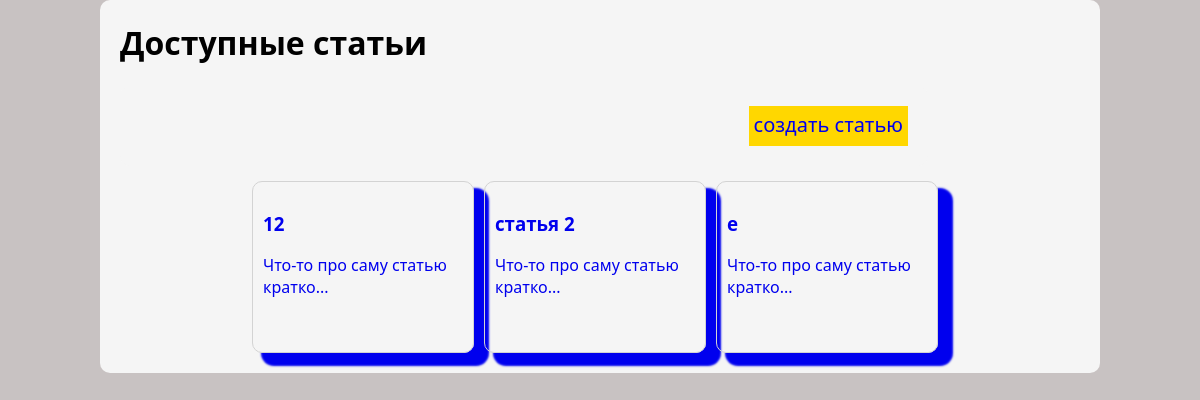
The page /index on the database as committed earlier.
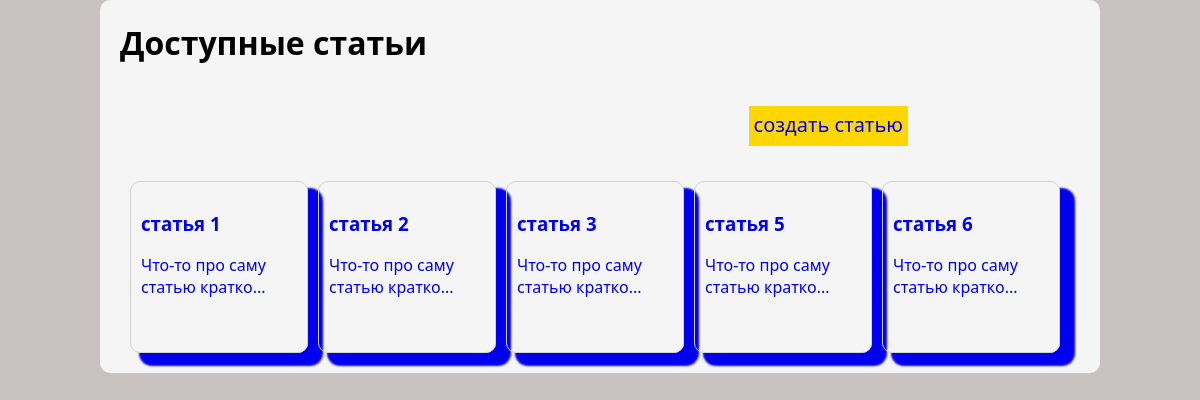
The same page on the database as committed later.
### tables this page shows
CREATE TABLE articles (
             id INTEGER PRIMARY KEY AUTOINCREMENT,
             title TEXT NOT NULL,
             content TEXT NOT NULL,
             filename TEXT,
             anotation TEXT NOT NULL,
             views INTEGER
);

### app.py (the view)
@app.route("/")
@app.route("/index")
def index():
    articles = Database.get_all_articles()
    count_in_group = 5
    groups = []
    for i in range(0,len(articles),count_in_group):
        groups.append(articles[i:i + count_in_group])
    return render_template("index.html",groups=groups)

### database.py (called while the page is built)
     @staticmethod
     def fetchall(sql_code: str,params: tuple =()):
         conn = sqlite3.connect(Database.db_path)
         cursor = conn.cursor()
         cursor.execute(sql_code,params)
         return cursor.fetchall()

     @staticmethod
     def get_all_articles():
        articles = []
        for (id,title,content,image,anotation,views) in Database.fetchall(
            "SELECT * FROM articles"):
            articles.append(Article(title=title,
                                    content=content,
                                    anotation=anotation,
                                    image=image,
                                    views=views,
                                    id=id))
        return articles

### templates/index.html (shortened to what this page needs)
<!DOCTYPE html>
<html lang="en">
<head>
    <link rel="stylesheet" href="{{ url_for('static', filename='css/style.css') }}">
    <link rel="stylesheet" href="{{ url_for('static', filename='css/article_table.css') }}">
</head>
<body>
    <div class="article_list">
        <h1>Доступные статьи</h1>
        <div class="header">
            <a class="create_button" href="{{ url_for('create_article')}}">создать статью</a>
        </div>
        <div class="article_table">
            {% for article_group in groups %}
            <div class="article_table_row">
                {% for article in article_group %}
            <a class="article_card" href="{{ url_for('get_article', title=article.title) }}">
                <h3>{{ article.title}}</h3>
                <p>Что-то про саму статью кратко...</p>
            </a>
            {% endfor %}
            </div>
            {% endfor %}
        </div>
    </div>
</body>
</html>

### static/css/style.css (style rules this page uses)
body { display: flex; justify-content: center; background-color: rgb(200, 194, 194); padding-left: 0; margin: 0; font-family: system-ui, -apple-system, BlinkMacSystemFont, 'Segoe UI', Roboto, Oxygen, Ubuntu, Cantarell, 'Open Sans', 'Helvetica Neue', sans-serif; }
.header { height: 80px; background-color: whitesmoke; border-radius: 10px; padding-left: 20px; padding-right: 20px; width: 80%; margin-bottom: 5px; display: flex; justify-content: flex-end; align-items: center; }
.create_button { height: 30px; width: auto; background-color: gold; padding: 5px; text-decoration: none; font-size: 20px; }

### static/css/article_table.css (style rules this page uses)
.article_list { background-color: whitesmoke; border-radius: 10px; padding-left: 20px; padding-right: 20px; width: 80%; }
.article_table { display: flex; justify-content: center; flex-direction: column; padding: 10px; }
.article_table_row { display: flex; justify-content: center; margin-bottom: 10px; }
.article_card { width: 200px; height: 150px; border: 1px lightgray solid; padding: 10px; margin-right: 10px; border-radius: 10px; text-decoration: none; max-width: 200px ; box-shadow: 12px 10px 2px 3px; }

Rows that differ between the two databases and show on the page:
removed articles: title "12"
removed articles: title "e"
added articles: title "статья 1"
added articles: title "статья 3"
added articles: title "статья 5"
added articles: title "статья 6"
